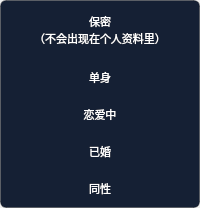
<?xml version="1.0" encoding="UTF-8"?>
<ui version="4.0">
 <class>emotion</class>
 <widget class="QWidget" name="emotion">
  <property name="geometry">
   <rect>
    <x>0</x>
    <y>0</y>
    <width>200</width>
    <height>208</height>
   </rect>
  </property>
  <property name="minimumSize">
   <size>
    <width>200</width>
    <height>208</height>
   </size>
  </property>
  <property name="maximumSize">
   <size>
    <width>200</width>
    <height>208</height>
   </size>
  </property>
  <property name="windowTitle">
   <string>Form</string>
  </property>
  <layout class="QVBoxLayout" name="verticalLayout">
   <property name="spacing">
    <number>0</number>
   </property>
   <property name="leftMargin">
    <number>0</number>
   </property>
   <property name="topMargin">
    <number>0</number>
   </property>
   <property name="rightMargin">
    <number>0</number>
   </property>
   <property name="bottomMargin">
    <number>0</number>
   </property>
   <item>
    <widget class="QFrame" name="frame">
     <property name="styleSheet">
      <string notr="true">#frame
{
	background: #152034;
	border: 1px solid rgba(0,0,0,0.3);
	border-radius: 6px;
}

QPushButton
{
	border:none;
	background-color:transparent;
	font-size: 11px;
	font-family: 微软雅黑;
	color: #FFFFFF;
}

QPushButton:unchecked
{ 
	color: #FFFFFF; 
	background-color:transparent;
}  
  
QPushButton:checked
{  
	color: #01EEC3;
	background: rgba(234, 234, 234, 0.06);
}

QPushButton:hover
{
	color: #01EEC3;
	background: rgba(234, 234, 234, 0.06);
}</string>
     </property>
     <property name="frameShape">
      <enum>QFrame::StyledPanel</enum>
     </property>
     <property name="frameShadow">
      <enum>QFrame::Raised</enum>
     </property>
     <layout class="QVBoxLayout" name="verticalLayout_2">
      <property name="spacing">
       <number>0</number>
      </property>
      <property name="leftMargin">
       <number>0</number>
      </property>
      <property name="topMargin">
       <number>0</number>
      </property>
      <property name="rightMargin">
       <number>0</number>
      </property>
      <property name="bottomMargin">
       <number>0</number>
      </property>
      <item>
       <widget class="QPushButton" name="pushButton_1">
        <property name="minimumSize">
         <size>
          <width>0</width>
          <height>56</height>
         </size>
        </property>
        <property name="maximumSize">
         <size>
          <width>16777215</width>
          <height>56</height>
         </size>
        </property>
        <property name="cursor">
         <cursorShape>PointingHandCursor</cursorShape>
        </property>
        <property name="text">
         <string>保密
（不会出现在个人资料里）</string>
        </property>
        <property name="checkable">
         <bool>true</bool>
        </property>
        <property name="autoExclusive">
         <bool>true</bool>
        </property>
       </widget>
      </item>
      <item>
       <widget class="QPushButton" name="pushButton_2">
        <property name="minimumSize">
         <size>
          <width>0</width>
          <height>36</height>
         </size>
        </property>
        <property name="maximumSize">
         <size>
          <width>16777215</width>
          <height>36</height>
         </size>
        </property>
        <property name="cursor">
         <cursorShape>PointingHandCursor</cursorShape>
        </property>
        <property name="text">
         <string>单身</string>
        </property>
        <property name="checkable">
         <bool>true</bool>
        </property>
        <property name="autoExclusive">
         <bool>true</bool>
        </property>
       </widget>
      </item>
      <item>
       <widget class="QPushButton" name="pushButton_3">
        <property name="minimumSize">
         <size>
          <width>0</width>
          <height>36</height>
         </size>
        </property>
        <property name="maximumSize">
         <size>
          <width>16777215</width>
          <height>36</height>
         </size>
        </property>
        <property name="cursor">
         <cursorShape>PointingHandCursor</cursorShape>
        </property>
        <property name="text">
         <string>恋爱中</string>
        </property>
        <property name="checkable">
         <bool>true</bool>
        </property>
        <property name="autoExclusive">
         <bool>true</bool>
        </property>
       </widget>
      </item>
      <item>
       <widget class="QPushButton" name="pushButton_4">
        <property name="minimumSize">
         <size>
          <width>0</width>
          <height>36</height>
         </size>
        </property>
        <property name="maximumSize">
         <size>
          <width>16777215</width>
          <height>36</height>
         </size>
        </property>
        <property name="cursor">
         <cursorShape>PointingHandCursor</cursorShape>
        </property>
        <property name="text">
         <string>已婚</string>
        </property>
        <property name="checkable">
         <bool>true</bool>
        </property>
        <property name="autoExclusive">
         <bool>true</bool>
        </property>
       </widget>
      </item>
      <item>
       <widget class="QPushButton" name="pushButton_5">
        <property name="minimumSize">
         <size>
          <width>0</width>
          <height>36</height>
         </size>
        </property>
        <property name="maximumSize">
         <size>
          <width>16777215</width>
          <height>36</height>
         </size>
        </property>
        <property name="cursor">
         <cursorShape>PointingHandCursor</cursorShape>
        </property>
        <property name="text">
         <string>同性</string>
        </property>
        <property name="checkable">
         <bool>true</bool>
        </property>
        <property name="autoExclusive">
         <bool>true</bool>
        </property>
       </widget>
      </item>
     </layout>
    </widget>
   </item>
  </layout>
 </widget>
 <resources/>
 <connections/>
</ui>
